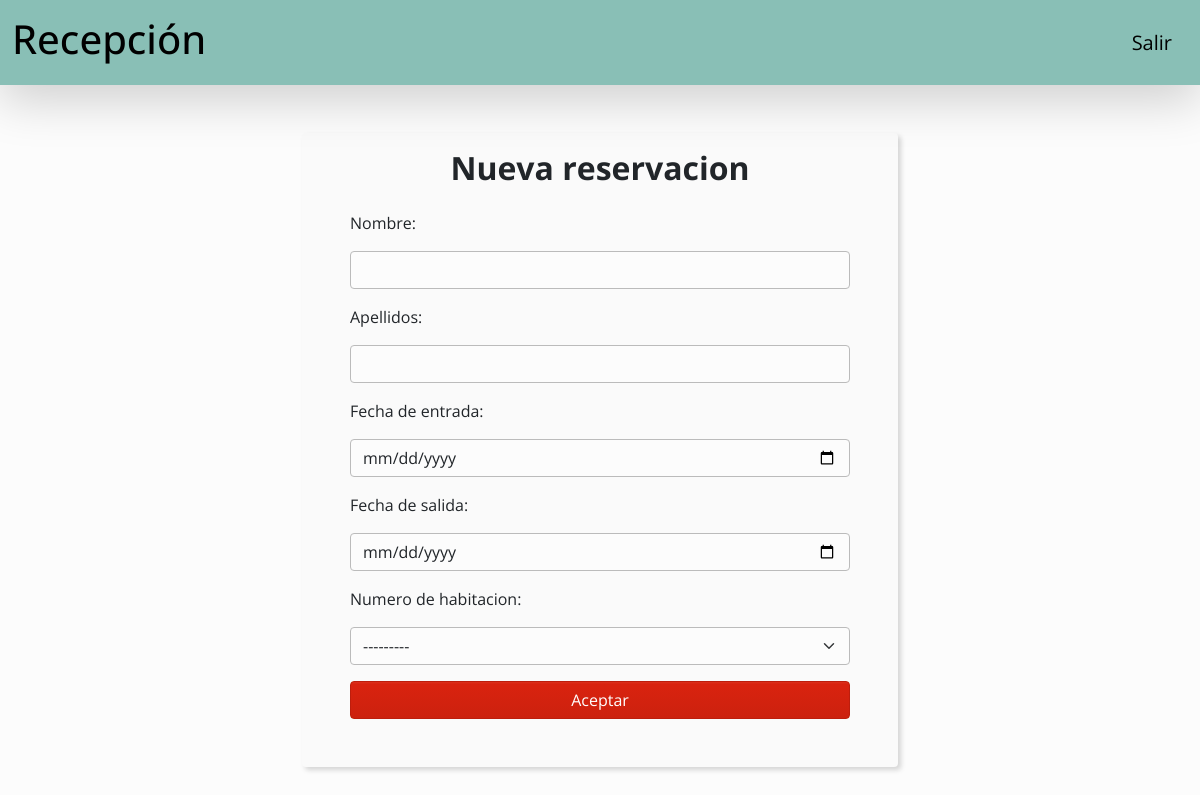
The page /reservation/new on the database as committed earlier.
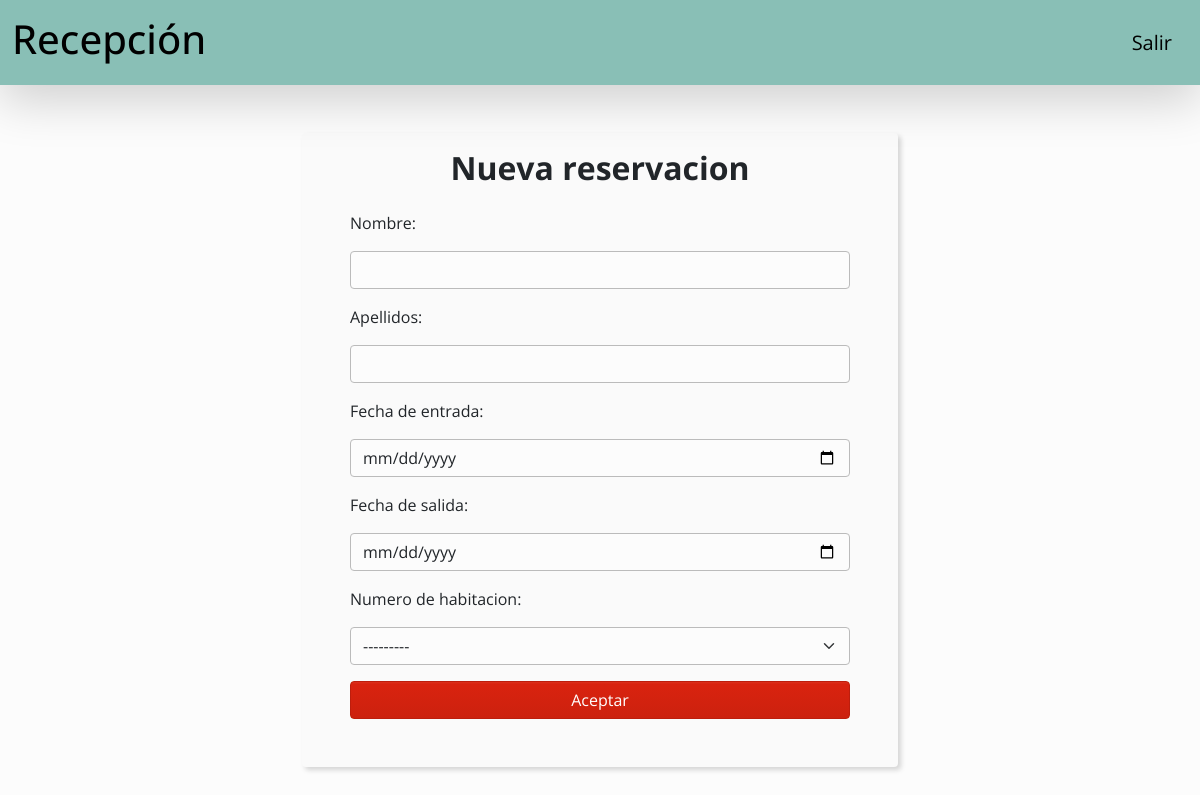
The same page on the database as committed later.
### main/models.py (models this page shows)
class Habitacion(models.Model):
    roomNumber = models.IntegerField(primary_key=True)
    dispo = models.BooleanField(default=True)
    def __str__(self):
        return self.roomNumber.__str__()

### main/views.py (the view)
# urls.py: path('reservation/new', views.createReservation, name='newReservation'),
def createReservation(request):
    if request.method == 'POST':
        form = ReservationForm(request.POST)
        if form.is_valid():
            form.save()
            return redirect('home')
    else:
        form = ReservationForm()
    context = {'form': form}
    return render(request, 'reservations/reservation_form.html', context)

### main/forms.py
class ReservationForm(forms.ModelForm):
    class Meta:
        model = Reservacion
        fields = ['name', 'lastName', 'entry_date', 'out_date', 'roomNumber']
        labels = {'name': 'Nombre', 'lastName': 'Apellidos', 'entry_date': 'Fecha de entrada',
                  'out_date': 'Fecha de salida', 'roomNumber': 'Numero de habitacion'}
        widgets = {
            'name': forms.TextInput(attrs={'class': 'form-control'}),
            'lastName': forms.TextInput(attrs={'class': 'form-control'}),
            'entry_date': forms.DateInput(attrs={'type': 'date', 'class': 'form-control'}, format='%d/%m/%Y'),
            'out_date': forms.DateInput(attrs={'type': 'date', 'class': 'form-control'}, format='%d/%m/%Y'),
            'roomNumber': forms.Select(attrs={'class': 'form-select'}),
        }

### main/templates/reservations/reservation_form.html
{% extends 'base.html' %} {% load static %} {% block content %}
<section class="d-flex align-items-center justify-content-center">
  <div
    class="d-flex flex-column align-items-center p-5 pt-3 mt-5 gap-3 rounded form-bg-container"
  >
    <h2 class="fw-bold">Nueva reservacion</h2>
    <form
      method="post"
      class="d-flex flex-column gap-3"
      style="width: 500px"
    >
      {% csrf_token %} {{ form }}
      <button class="btn btn-primary w-100">Aceptar</button>
    </form>
  </div>
</section>
{% endblock content %}

Rows that differ between the two databases and show on the page:
added Habitacion: roomNumber "---------"
Other text that changed with them:
form field roomNumber: "---------" → (not shown)
